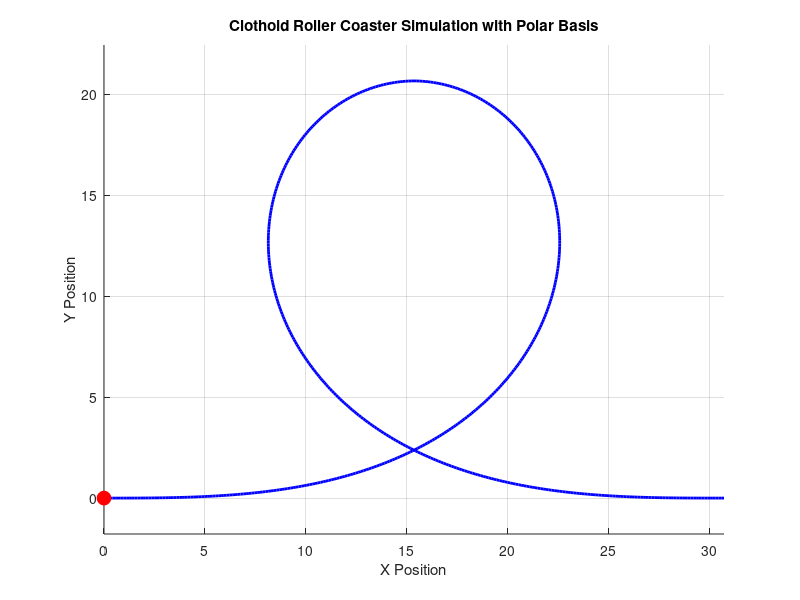

Write MATLAB code to recreate this figure. (Note: this script raises an error after producing the figure.)
clc;
clear;
close all;

% Parameters
c = 0.00375; % Constant of proportionality
s_max = 41.3; % Maximum parameter limit to allow full clothoid loop
t_values = linspace(0, s_max, 300); % Parameter range
g = 9.81; % Gravitational acceleration (m/s^2)
m = 50; % Mass of the rollercoaster (kg)
ho = 50; % Initial height of the drop (m)

% Define clothoid integral functions
X_clothoid = @(s) arrayfun(@(u) integral(@(z) cos((c * z.^2)/2), 0, u, 'ArrayValued', true), s);
Y_clothoid = @(s) arrayfun(@(u) integral(@(z) sin((c * z.^2)/2), 0, u, 'ArrayValued', true), s);

% Compute clothoid coordinates
x_values = X_clothoid(t_values);
y_values = Y_clothoid(t_values);

% Find the highest point (where y reaches max)
[~, idx_max] = max(y_values);

% Trim the loop to stop at its highest point
x_values = x_values(1:idx_max);
y_values = y_values(1:idx_max);

% Mirror the shape about x = 15.355
x_mirrored = 2 * 15.3557 - x_values;

% Combine original and mirrored tracks
x_track = [x_values, flip(x_mirrored)];
y_track = [y_values, flip(y_values)];

% Curvature calculation
k_values = c * t_values(1:idx_max);
k_mirrored = flip(k_values);
k_track = [k_values, k_mirrored];

% Velocity calculation
h_initial = ho; % Use the initial height
v = sqrt(2 * g * (h_initial - y_track));

% Normal force calculation
R = 1 ./ k_track; % Radius of curvature
N = m * (v.^2 ./ R - g); % Normal force at the top of the loop

% Clamp normal force to zero if negative
N(N < 0) = 0;

% --- Animation setup ---
figure;
hold on;
plot(x_track, y_track, 'b', 'LineWidth', 2); % Plot the track
roller_coaster = plot(x_track(1), y_track(1), 'ro', 'MarkerSize', 10, 'MarkerFaceColor', 'r'); % Roller coaster

% Initialize polar basis vectors (e_r and e_theta)
origin_x = x_track(1); % Origin is the start of the track
origin_y = y_track(1);
scale = 5; % Scaling factor for vector visualization

% Radial vector (e_r) in blue
e_r_quiver = quiver(origin_x, origin_y, 0, 0, 'b', 'LineWidth', 1.5, 'MaxHeadSize', 0.5);

% Tangential vector (e_theta) in green
e_theta_quiver = quiver(origin_x, origin_y, 0, 0, 'g', 'LineWidth', 1.5, 'MaxHeadSize', 0.5);

title('Clothoid Roller Coaster Simulation with Polar Basis');
xlabel('X Position');
ylabel('Y Position');
grid on;
axis equal;

% --- Video setup ---
videoFile = 'clothoid_polar_basis.mp4';
videoWriter = VideoWriter(videoFile, 'MPEG-4');
videoWriter.FrameRate = 30;
open(videoWriter);

% --- Animation loop ---
for i = 1:length(x_track)
    % Current position of the roller coaster
    current_x = x_track(i);
    current_y = y_track(i);
    
    % Update roller coaster position
    set(roller_coaster, 'XData', current_x, 'YData', current_y);
    
    % Calculate polar basis vectors relative to the origin (track start)
    dx = current_x - origin_x;
    dy = current_y - origin_y;
    magnitude = sqrt(dx^2 + dy^2);
    
    if magnitude > 0
        % Radial unit vector (e_r)
        e_r_x = dx / magnitude;
        e_r_y = dy / magnitude;
        
        % Tangential unit vector (e_theta = Ez × e_r)
        e_theta_x = -e_r_y; % Rotate e_r 90 degrees counterclockwise
        e_theta_y = e_r_x;
    else
        % At origin, set vectors to zero
        e_r_x = 0;
        e_r_y = 0;
        e_theta_x = 0;
        e_theta_y = 0;
    end
    
    % Update quiver vectors (scaled for visualization)
    set(e_r_quiver, 'XData', current_x, 'YData', current_y, ...
        'UData', e_r_x * scale, 'VData', e_r_y * scale);
    set(e_theta_quiver, 'XData', current_x, 'YData', current_y, ...
        'UData', e_theta_x * scale, 'VData', e_theta_y * scale);
    
    % Capture the frame
    frame = getframe(gcf);
    writeVideo(videoWriter, frame);
    
    % Pause for animation effect
    pause(0.02);
end

% --- Clean up ---
close(videoWriter);
fprintf('Animation saved as %s\n', videoFile);